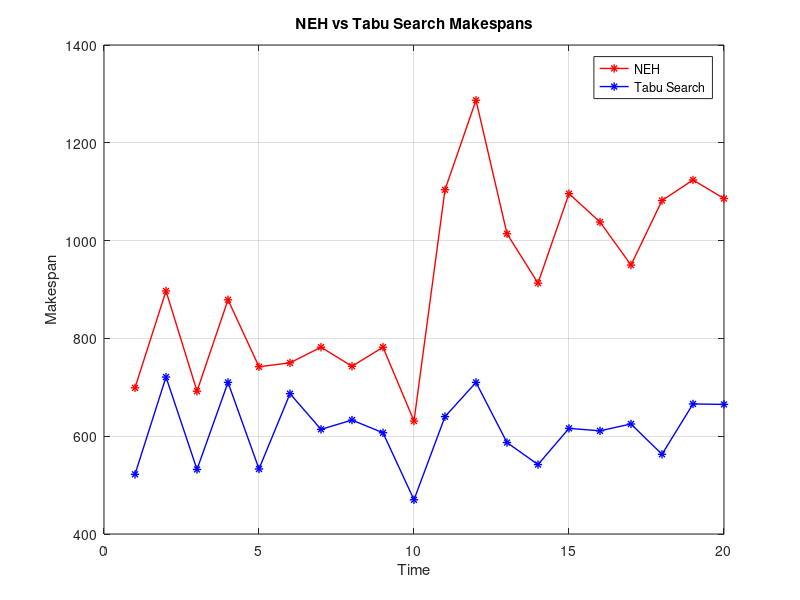

This chart was generated by the following MATLAB code:
close all, clear, clc;

% NEH Algorithm O(n^3m)
neh_makespan = [699 897 692 879 742 750 782 743 782 631 1104 1287 1014 913 1096 1038 950 1082 1124 1086];

% Tabu Search Algorithm
tabu_makespan = [522 721 532 710 533 687 614 633 607 470 640 710 587 542 616 611 625 563 666 665];


% Plot for NEH vs Tabu
figure;
plot(neh_makespan, 'r*-', 'LineWidth', 1, 'DisplayName', 'NEH');
hold on;
plot(tabu_makespan, 'b*-', 'LineWidth', 1, 'DisplayName', 'Tabu');
title('NEH vs Tabu Search Makespans');
xlabel('Time');
ylabel('Makespan');
grid on;
legend('NEH','Tabu Search');
